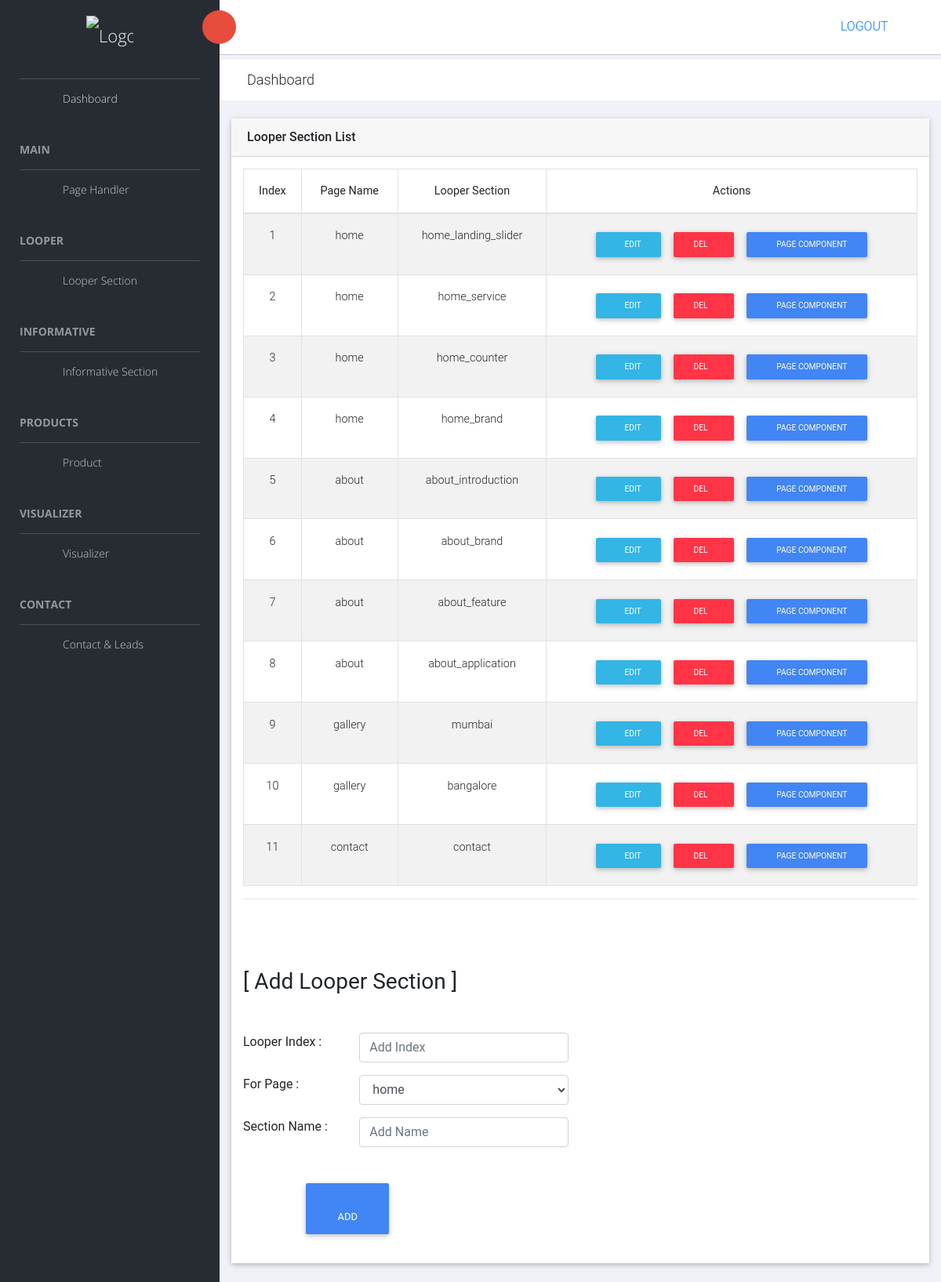
/panel/looper_section/ (signed in), run on the app's committed database.
### panel/models.py (models this page shows, shortened)
class Looper_Section(models.Model) :
    fk = models.ForeignKey(Page_Handler, on_delete=models.SET_NULL, null=True, blank=True)
    page_name = models.CharField(max_length=100, null=True, blank=True)
    index = models.CharField(max_length=10, null=True, blank=True)
    name = models.CharField(max_length=100, null=True, blank=True)

### panel/views.py (the view)
# urls.py: url(r"^panel/looper_section/$", views.looper_section, name="looper_section"),
def looper_section(request) :
    if not request.user.is_authenticated :
        return redirect('mylogin')
    page = Page_Handler.objects.all()
    looper_section = Looper_Section.objects.all()
    return render(request, 'looper_section.html', {
        'page': page,
        'looper_section': looper_section,
    })

### panel/templates/looper_section.html (shortened to what this page needs)
{% extends 'master_back.html' %}
{% load static %}
{% block headblock %}
    <link rel="stylesheet" href="{% static 'back/vendors/datatables.net-bs4/css/dataTables.bootstrap4.min.css' %}">
    <link rel="stylesheet" href="{% static 'back/vendors/datatables.net-buttons-bs4/css/buttons.bootstrap4.min.css' %}">
    <link href="{% static 'back/vendors/mdb/mdb.min.css' %}" rel="stylesheet">
    <link href="{% static 'back/vendors/smart-photo/smartphoto.min.css' %}" rel="stylesheet">
{% endblock %}
{% block page_content %}
    <div class="animated fadeIn">
        <div class="row">
            <div class="col-md-12">
                <div class="card" id="looper">
                    <div class="card-header">
                        <strong class="card-title">Looper Section List</strong>
                    </div>
                    <div class="card-body">
                        <table id="bootstrap-data-table-export" class="dataa-table table table-striped table-bordered">
                            <thead>
                                <tr>
                                    <th class="text-center">Index</th>
                                    <th class="text-center">Page Name</th>
                                    <th class="text-center">Looper Section</th>
                                    <th class="text-center">Actions</th>
                                </tr>
                            </thead>
                            <tbody>
                                {% if looper_section %}
                                {% for looper_section in looper_section %}
                                <tr>
                                    <td class="text-center">
                                        {{looper_section.index}}
                                    </td>
                                    <td class="text-center">
                                        {{looper_section.page_name}}
                                    </td>
                                    <td class="text-center">
                                        {{looper_section.name}}
                                    </td>
                                    <td class="text-center">
                                        <a href="{% url 'looper_section_edit' looper_section.pk %}"><button type="button" class="btn btn-info btn-sm"><i class="fa fa-pencil"></i> Edit</button></a>
                                        <a href="#"><button type="button" class="btn btn-danger btn-sm" data-toggle="modal" data-target="#looper_section_{{looper_section.pk}}">Del<i class="fa fa-times"></i></button></a>
                                        <a href="{% url 'looper_component' looper_section.name %}"><button type="button" class="btn btn-primary btn-sm"><i class="fa fa-bars"></i> &nbsp;Page Component</button></a>
                                    </td>
                                </tr>
                                {% endfor %}
                                {% endif %}
                            </tbody>
                        </table>
                        <hr>
                        <br><br><br>
                        <form action="{% url 'looper_section_add' %}" method="post" enctype="multipart/form-data" class="form-horizontal">
                            <h3>[ Add Looper Section ] </h3> <br><br>
                            <div class="row form-group">
                                <div class="col-12 col-md-2">
                                    <label for="index" class=" form-control-label">Looper Index : </label>
                                </div>
                                <div class="col col-md-4">
                                    <input type="text" id="index" name="index" placeholder="Add Index" class="form-control" required>
                                </div>
                            </div>
                            <div class="row form-group">
                                <div class="col-12 col-md-2">
                                    <label for="page" class=" form-control-label">For Page : </label>
                                </div>
                                <div class="col col-md-4">
                                    <select name="page" id="page" class="form-control" required>
                                        {% for page in page %}
                                        <option value="{{page.page_name}}">{{page.page_name}}</option>
                                        {% endfor %}
                                    </select>
                                </div>
                            </div>
                            <div class="row form-group">
                                <div class="col-12 col-md-2">
                                    <label for="name" class=" form-control-label">Section Name : </label>
                                </div>
                                <div class="col col-md-4">
                                    <input type="text" id="name" name="name" placeholder="Add Name" class="form-control" required>
                                </div>
                            </div>
                            <br>
                            <div class="row form-group">
                                <div class="col col-md-1"></div>
                                <div class="col col-md-2">
                                    <button type="submit" class="btn btn-primary"><i class="fa fa-plus"></i> Add</button>
                                </div>
                            </div>
                        </form>
                    </div>
                </div>
            </div>
        </div>
    </div>
{% endblock %}

### panel/templates/looper_section.html (style rules this page uses)
button:not(:disabled), [type="button"]:not(:disabled), [type="reset"]:not(:disabled), [type="submit"]:not(:disabled) { cursor: pointer; }

### data on the page
Looper_Section: index "1", page_name "home", name "home_landing_slider"
Looper_Section: index "2", page_name "home", name "home_service"
Looper_Section: index "3", page_name "home", name "home_counter"
Looper_Section: index "4", page_name "home", name "home_brand"
Looper_Section: index "5", page_name "about", name "about_introduction"
Looper_Section: index "6", page_name "about", name "about_brand"
Looper_Section: index "7", page_name "about", name "about_feature"
Looper_Section: index "8", page_name "about", name "about_application"
Looper_Section: index "9", page_name "gallery", name "mumbai"
Looper_Section: index "10", page_name "gallery", name "bangalore"
Looper_Section: index "11", page_name "contact", name "contact"

### other printed values
form field page "home"
